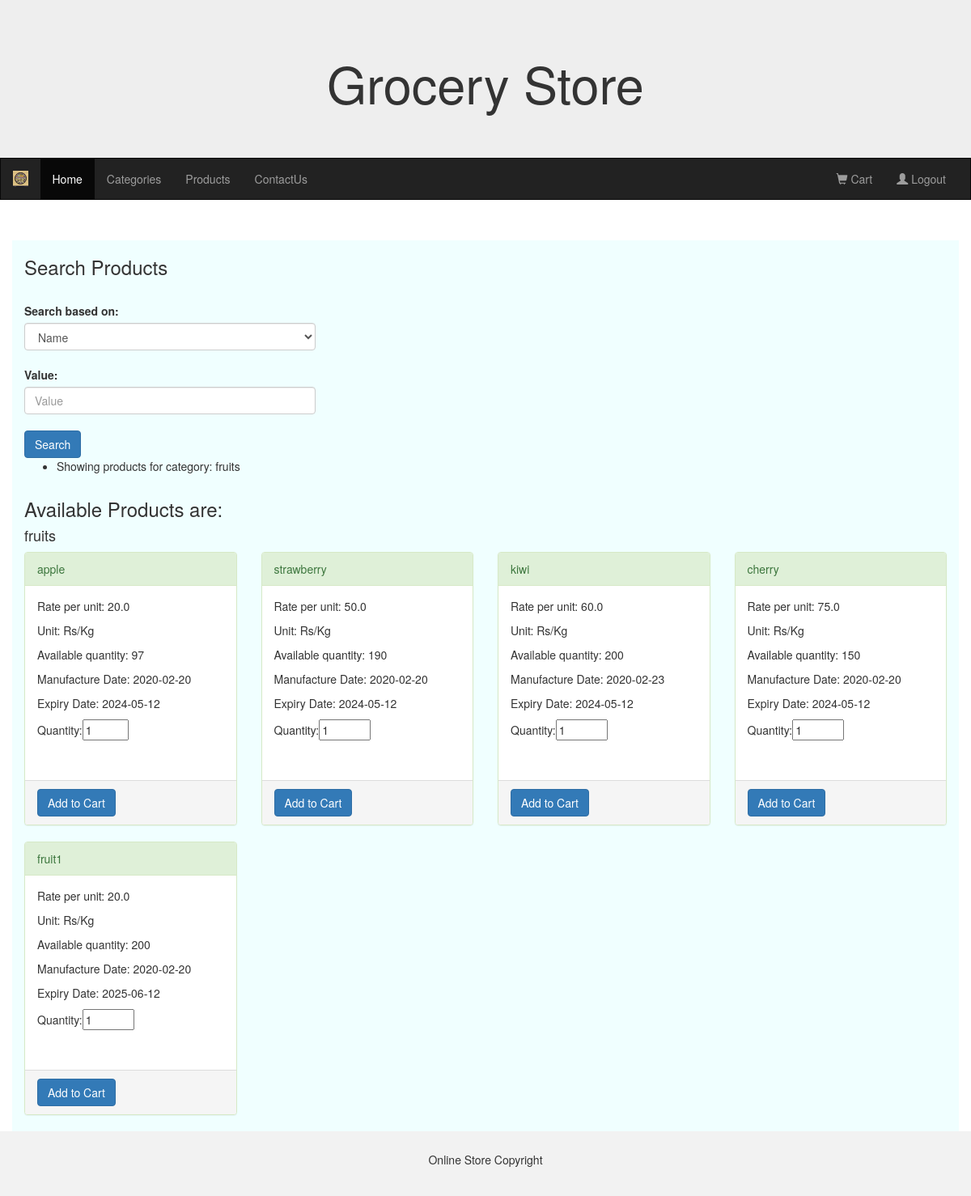
/user_products?category=fruits (signed in), run on the app's committed database.
### models.py (models this page shows)
class Products(db.Model):
    id = db.Column(db.Integer, nullable=False, autoincrement=True, unique=True, primary_key=True)
    name = db.Column(db.String, unique=True, nullable=False)
    manufacture_date = db.Column(db.DateTime, nullable=False)
    expiry_date = db.Column(db.DateTime, nullable=False)
    rate_per_unit=db.Column(db.Float, nullable=False)
    unit=db.Column(db.String, nullable=False, default="Rs/kg")
    available_quantity=db.Column(db.Integer, nullable=False)
    category_id=db.Column(db.Integer, db.ForeignKey("categories.id"), nullable=False)
    categories=db.relationship("Categories", backref='products', primaryjoin='Products.category_id == Categories.id')

class Categories(db.Model):
    id = db.Column(db.Integer, nullable=False, autoincrement=True, unique=True, primary_key=True)
    name = db.Column(db.String, nullable=False, unique=True)
    img_url = db.Column(db.String, nullable=True)

### routes.py (the view, shortened to what this page needs)
@routes.route("/user_products", methods=["GET", "POST"])
@login_required
def user_products():
    category_name = request.args.get('category')
    products = Products.query.options(joinedload(Products.categories)).order_by(Products.category_id).all()
    if category_name:
        category = Categories.query.filter_by(name=category_name).first()
        if category:
            products = category.products
            flash(f"Showing products for category: {category_name}", "success")
        else:
            flash("Category does not exist. Please enter a valid category name", "failure")
            return redirect(url_for("routes.user_categories"))
    if not products:
        flash("No Products found.","success")
    products_grouped = {}
    for product in products:
        category_name = product.categories.name
        if category_name not in products_grouped:
            products_grouped[category_name] = []
        products_grouped[category_name].append(product)
    return render_template("user_products.html", products_grouped=products_grouped)

### app.py (called while the page is built)
def create_app():
    app = Flask(__name__)
    app.static_url_path = '/static'
    app.secret_key = "KEY"
    app.config['SQLALCHEMY_DATABASE_URI'] = 'sqlite:///grocery_store.db'
    db.init_app(app)
    migrate.init_app(app, db)
    login_manager.login_view = 'routes.login'  # Set the login view function name
    login_manager.init_app(app)
    @login_manager.user_loader
    def load_user(user_id):
        return Users.query.get(int(user_id))
    app.register_blueprint(routes)
    return app

### templates/user_products.html (shortened to what this page needs)
{% extends "user_base.html" %}
{% block div %}
<div class="row">
    <div class="col-md-4">
    <form action="/user_products" method="post">
    <h3>Search Products</h3>
    <br>
    <label for='field' class="form-label">Search based on:</label><br>
    <select class="form-control" name="field" aria-label="Default select example" required>
        <option selected name="name" value="name">Name</option>
    </select>
    <br>
    <label for='value' class="form-label">Value:</label>
    <input type="text" class="form-control" name="value" id="value" placeholder="Value" required>
    <br>
    <input type="submit" class="btn btn-primary" name="submit" id="submit" value="Search">
    <br>
    </form>
    </div>
</div>
{% with messages = get_flashed_messages() %}
        {% if messages %}
            <ul class="flash-messages">
                {% for message in messages %}
                    <li class="flash-message">{{ message }}</li>
                {% endfor %}
            </ul>
        {% endif %}
    {% endwith %}
<div class="row">
    <div class="col-md-12">
      <h3>Available Products are:</h3>
      {% for category, products in products_grouped.items() %}
        <h4>{{ category }}</h4>
        <div class="row">
          {% for product in products %}
          <div class="col-md-3">
            <div class="panel panel-success">
                <div class="panel-heading">{{product.name}}</div>
                <form action="/add_to_cart/{{product.id}}" method="post">
                <div class="panel-body" style="height: 240px;">
                    <p>Rate per unit: {{product.rate_per_unit}}</p>
                    <p>Unit: {{product.unit}}</p>
                    <p>Available quantity: {{product.available_quantity}}</p>
                    <p>Manufacture Date: {{product.manufacture_date.strftime('%Y-%m-%d')}}</p>
                    <p>Expiry Date: {{product.expiry_date.strftime('%Y-%m-%d')}}</p>
                    {% if product.available_quantity==0 %} <p> Out of Stock</p>
                    {% else %}<p>Quantity:<input type="number" value="1" min="1" max="{{product.available_quantity}}" name="qty"> </p>
                    {% endif %}
                </div>
                <div class="panel-footer">
                    <input type="submit" class="btn btn-primary" name="add_to_cart" value="Add to Cart">
                </div>
              </form>
            </div>
        </div>
          {% endfor %}
        </div>
      {% endfor %}
    </div>
  </div>
{% endblock %}

### data on the page
Products: name "fruits", name "apple", rate_per_unit "20.0", unit "Rs/Kg", available_quantity "97", manufacture_date "2020-02-20", expiry_date "2024-05-12"
Products: name "strawberry", rate_per_unit "50.0", unit "Rs/Kg", available_quantity "190", manufacture_date "2020-02-20", expiry_date "2024-05-12"
Products: name "kiwi", rate_per_unit "60.0", unit "Rs/Kg", available_quantity "200", manufacture_date "2020-02-23", expiry_date "2024-05-12"
Products: name "cherry", rate_per_unit "75.0", unit "Rs/Kg", available_quantity "150", manufacture_date "2020-02-20", expiry_date "2024-05-12"
Products: name "fruit1", rate_per_unit "20.0", unit "Rs/Kg", available_quantity "200", manufacture_date "2020-02-20", expiry_date "2025-06-12"

### other printed values
{{ message }} "Showing products for category: fruits"
